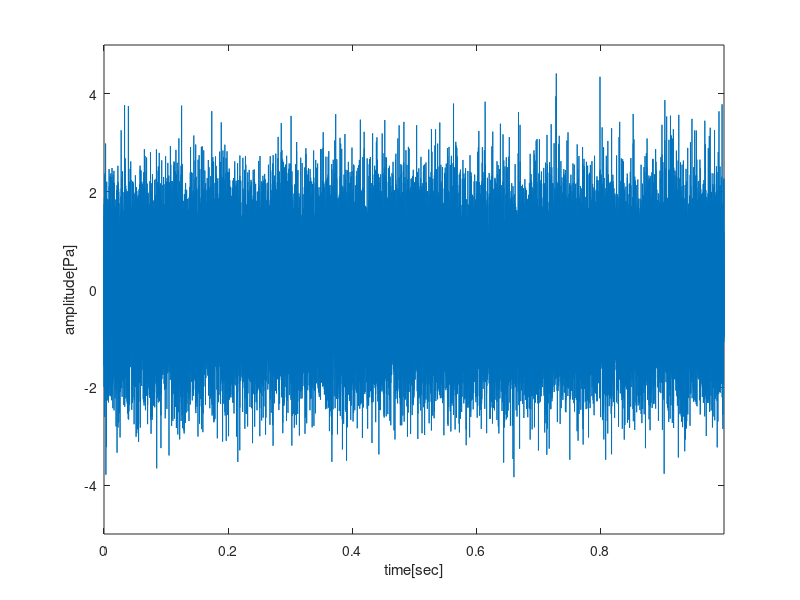

Recreate this plot in MATLAB. (Note: this script raises an error after producing the figure.)
%% start

%% initialization
close all;
clc;
clear;

%% constant
A = sqrt(2);
T = 1;
fs = 48e3;

%% create vector
t = 0 : 1/fs : T - 1/fs;
y = wgn(fs*T, 1, 0);

%% plot signal
figure('position', [0, 0, 500*sqrt(2), 500]);

plot(t,y);
ylabel('amplitude[Pa]');
xlabel('time[sec]');
xlim([t(1) t(end)]);
ylim([-5 5]);
ax = gca;
ax.FontSize = 17;

strtitle = 'WGN SIGNAL';
sgtitle(strtitle, 'FontSize', 17);

%% save as png
f = gcf;
exportgraphics(f, 'step1_wgn.png', 'Resolution', 500);

%% end
